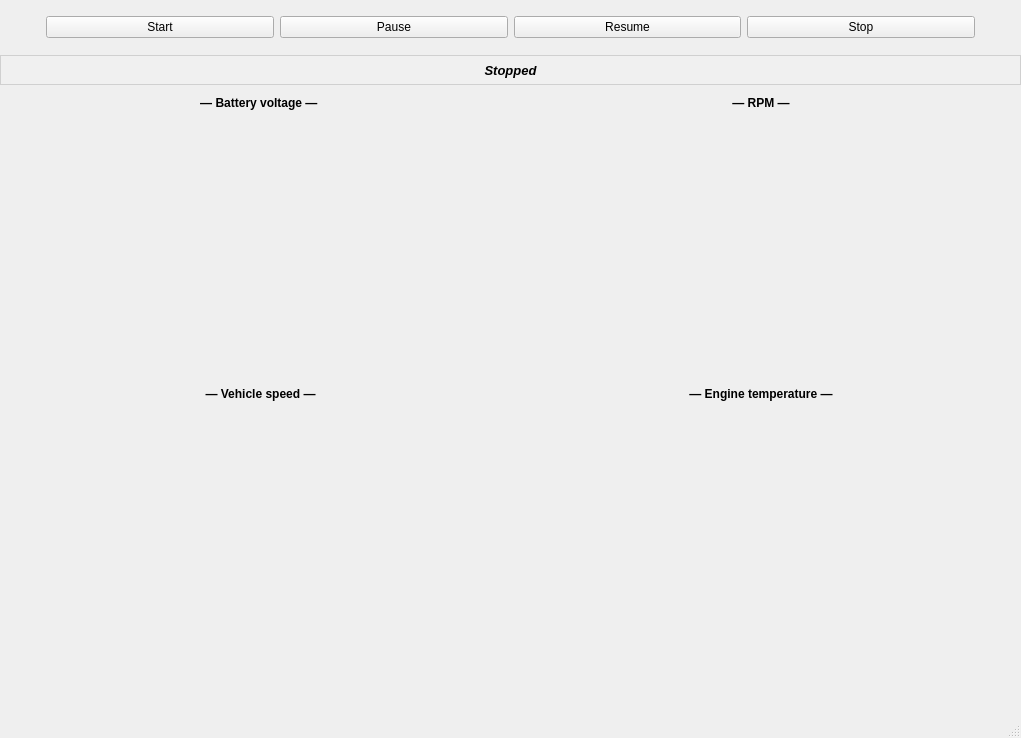
<?xml version="1.0" encoding="UTF-8"?>
<ui version="4.0">
 <class>MainWindow</class>
 <widget class="QMainWindow" name="MainWindow">
  <property name="geometry">
   <rect>
    <x>0</x>
    <y>0</y>
    <width>1021</width>
    <height>738</height>
   </rect>
  </property>
  <property name="windowTitle">
   <string>MainWindow</string>
  </property>
  <widget class="QWidget" name="centralwidget">
   <property name="sizePolicy">
    <sizepolicy hsizetype="Expanding" vsizetype="Expanding">
     <horstretch>0</horstretch>
     <verstretch>0</verstretch>
    </sizepolicy>
   </property>
   <widget class="QWidget" name="verticalLayoutWidget">
    <property name="geometry">
     <rect>
      <x>0</x>
      <y>10</y>
      <width>1021</width>
      <height>671</height>
     </rect>
    </property>
    <layout class="QVBoxLayout" name="verticalLayout" stretch="0,0,1,1">
     <item>
      <layout class="QHBoxLayout" name="horizontalLayout_1" stretch="0,1,1,1,1,0">
       <property name="spacing">
        <number>6</number>
       </property>
       <property name="leftMargin">
        <number>6</number>
       </property>
       <property name="topMargin">
        <number>6</number>
       </property>
       <property name="rightMargin">
        <number>6</number>
       </property>
       <property name="bottomMargin">
        <number>6</number>
       </property>
       <item>
        <spacer name="horizontalSpacer">
         <property name="orientation">
          <enum>Qt::Orientation::Horizontal</enum>
         </property>
         <property name="sizeHint" stdset="0">
          <size>
           <width>40</width>
           <height>20</height>
          </size>
         </property>
        </spacer>
       </item>
       <item>
        <widget class="QPushButton" name="startButton">
         <property name="text">
          <string>Start</string>
         </property>
        </widget>
       </item>
       <item>
        <widget class="QPushButton" name="pauseButton">
         <property name="text">
          <string>Pause</string>
         </property>
        </widget>
       </item>
       <item>
        <widget class="QPushButton" name="resumeButton">
         <property name="text">
          <string>Resume</string>
         </property>
        </widget>
       </item>
       <item>
        <widget class="QPushButton" name="stopButton">
         <property name="text">
          <string>Stop</string>
         </property>
        </widget>
       </item>
       <item>
        <spacer name="horizontalSpacer_2">
         <property name="orientation">
          <enum>Qt::Orientation::Horizontal</enum>
         </property>
         <property name="sizeHint" stdset="0">
          <size>
           <width>40</width>
           <height>20</height>
          </size>
         </property>
        </spacer>
       </item>
      </layout>
     </item>
     <item>
      <layout class="QHBoxLayout" name="horizontalLayout_2" stretch="0">
       <property name="spacing">
        <number>0</number>
       </property>
       <item>
        <widget class="QLabel" name="statusLabel">
         <property name="sizePolicy">
          <sizepolicy hsizetype="Expanding" vsizetype="Preferred">
           <horstretch>0</horstretch>
           <verstretch>0</verstretch>
          </sizepolicy>
         </property>
         <property name="minimumSize">
          <size>
           <width>0</width>
           <height>30</height>
          </size>
         </property>
         <property name="maximumSize">
          <size>
           <width>16777215</width>
           <height>20</height>
          </size>
         </property>
         <property name="font">
          <font>
           <pointsize>10</pointsize>
           <italic>true</italic>
           <bold>true</bold>
          </font>
         </property>
         <property name="styleSheet">
          <string notr="true">background-color: #f0f0f0;
border: 1px solid #d0d0d0; 
padding: 3px;</string>
         </property>
         <property name="text">
          <string notr="true">Stopped</string>
         </property>
         <property name="alignment">
          <set>Qt::AlignmentFlag::AlignBottom|Qt::AlignmentFlag::AlignHCenter</set>
         </property>
        </widget>
       </item>
      </layout>
     </item>
     <item>
      <widget class="QWidget" name="widgetContainer" native="true">
       <property name="sizePolicy">
        <sizepolicy hsizetype="Expanding" vsizetype="Expanding">
         <horstretch>0</horstretch>
         <verstretch>0</verstretch>
        </sizepolicy>
       </property>
       <widget class="QWidget" name="gridLayoutWidget">
        <property name="geometry">
         <rect>
          <x>10</x>
          <y>10</y>
          <width>1001</width>
          <height>251</height>
         </rect>
        </property>
        <layout class="QGridLayout" name="gridLayout" rowstretch="0,1" columnstretch="1,1">
         <property name="horizontalSpacing">
          <number>0</number>
         </property>
         <property name="verticalSpacing">
          <number>6</number>
         </property>
         <item row="0" column="1">
          <widget class="QLabel" name="rpmLabel">
           <property name="font">
            <font>
             <bold>true</bold>
            </font>
           </property>
           <property name="text">
            <string>— RPM —</string>
           </property>
           <property name="alignment">
            <set>Qt::AlignmentFlag::AlignBottom|Qt::AlignmentFlag::AlignHCenter</set>
           </property>
          </widget>
         </item>
         <item row="1" column="1">
          <widget class="QChartView" name="rpmChartView" native="true">
           <property name="sizePolicy">
            <sizepolicy hsizetype="Expanding" vsizetype="Expanding">
             <horstretch>0</horstretch>
             <verstretch>0</verstretch>
            </sizepolicy>
           </property>
          </widget>
         </item>
         <item row="1" column="0">
          <widget class="QChartView" name="batVoltChartView" native="true">
           <property name="sizePolicy">
            <sizepolicy hsizetype="Expanding" vsizetype="Expanding">
             <horstretch>0</horstretch>
             <verstretch>0</verstretch>
            </sizepolicy>
           </property>
          </widget>
         </item>
         <item row="0" column="0">
          <widget class="QLabel" name="batteryVoltageLabel">
           <property name="font">
            <font>
             <bold>true</bold>
            </font>
           </property>
           <property name="text">
            <string>— Battery voltage — </string>
           </property>
           <property name="alignment">
            <set>Qt::AlignmentFlag::AlignBottom|Qt::AlignmentFlag::AlignHCenter</set>
           </property>
          </widget>
         </item>
        </layout>
       </widget>
      </widget>
     </item>
     <item>
      <widget class="QWidget" name="widgetContainer_2" native="true">
       <property name="sizePolicy">
        <sizepolicy hsizetype="Expanding" vsizetype="Expanding">
         <horstretch>0</horstretch>
         <verstretch>0</verstretch>
        </sizepolicy>
       </property>
       <widget class="QWidget" name="gridLayoutWidget_2">
        <property name="geometry">
         <rect>
          <x>10</x>
          <y>0</y>
          <width>1001</width>
          <height>271</height>
         </rect>
        </property>
        <layout class="QGridLayout" name="gridLayout_2" rowstretch="0,1" columnstretch="1,1">
         <property name="horizontalSpacing">
          <number>0</number>
         </property>
         <property name="verticalSpacing">
          <number>6</number>
         </property>
         <item row="1" column="1">
          <widget class="QChartView" name="engineTempChartView" native="true">
           <property name="sizePolicy">
            <sizepolicy hsizetype="Expanding" vsizetype="Expanding">
             <horstretch>0</horstretch>
             <verstretch>0</verstretch>
            </sizepolicy>
           </property>
          </widget>
         </item>
         <item row="1" column="0">
          <widget class="QChartView" name="vehSpdChartView" native="true">
           <property name="sizePolicy">
            <sizepolicy hsizetype="Expanding" vsizetype="Expanding">
             <horstretch>0</horstretch>
             <verstretch>0</verstretch>
            </sizepolicy>
           </property>
          </widget>
         </item>
         <item row="0" column="1">
          <widget class="QLabel" name="tempLabel">
           <property name="font">
            <font>
             <bold>true</bold>
            </font>
           </property>
           <property name="text">
            <string>— Engine temperature —</string>
           </property>
           <property name="alignment">
            <set>Qt::AlignmentFlag::AlignBottom|Qt::AlignmentFlag::AlignHCenter</set>
           </property>
          </widget>
         </item>
         <item row="0" column="0">
          <widget class="QLabel" name="speedLabel">
           <property name="font">
            <font>
             <bold>true</bold>
            </font>
           </property>
           <property name="text">
            <string>— Vehicle speed —</string>
           </property>
           <property name="alignment">
            <set>Qt::AlignmentFlag::AlignBottom|Qt::AlignmentFlag::AlignHCenter</set>
           </property>
          </widget>
         </item>
        </layout>
       </widget>
      </widget>
     </item>
    </layout>
   </widget>
  </widget>
  <widget class="QStatusBar" name="statusbar"/>
  <widget class="QMenuBar" name="menubar">
   <property name="geometry">
    <rect>
     <x>0</x>
     <y>0</y>
     <width>1021</width>
     <height>26</height>
    </rect>
   </property>
  </widget>
 </widget>
 <customwidgets>
  <customwidget>
   <class>QChartView</class>
   <extends>QWidget</extends>
   <header>qchartview.h</header>
   <container>1</container>
  </customwidget>
 </customwidgets>
 <resources/>
 <connections/>
</ui>
